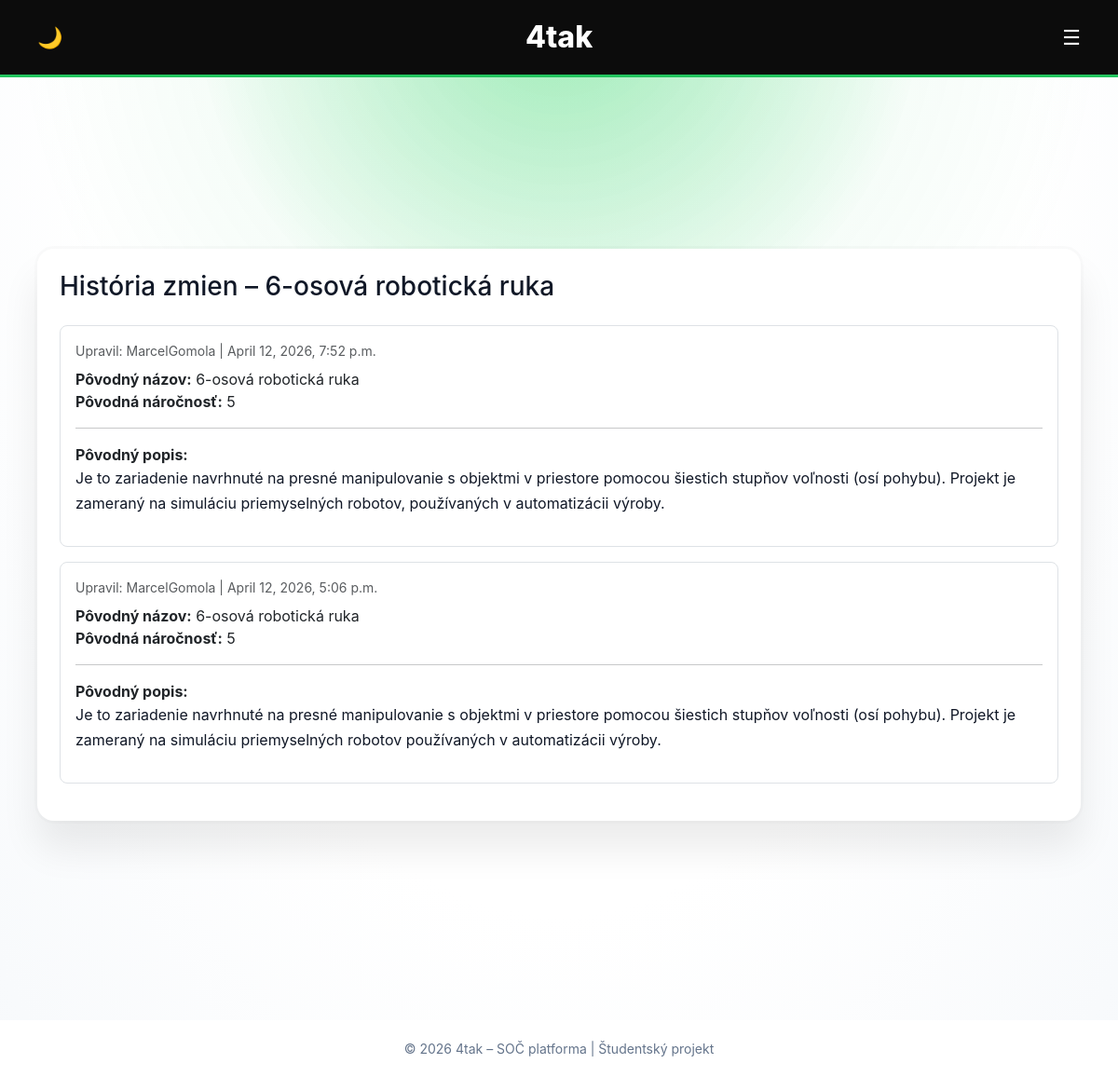
Page /projects/17/history/ (signed in) on the committed database.
### projects/models.py (models this page shows, shortened)
class Project(models.Model):
    PROJECT_TYPE_CHOICES = [
        ('web', 'Webová aplikácia'),
        ('physical', 'Fyzická práca'),
    ]
    DIFFICULTY_CHOICES = [
        (1, 'Veľmi ľahká'),
        (2, 'Ľahká'),
        (3, 'Stredná'),
        (4, 'Ťažká'),
        (5, 'Veľmi ťažká'),
    ]
    CLASS_CHOICES = [
        ('4AT', '4AT'),
        ('4AS', '4AS'),
        ('4AM', '4AM'),
        ('4AI', '4AI'),
        ('4BI', '4BI'),
        ('4CI', '4CI'),
        ('4AE', '4AE'),
        ('3AT', '3AT'),
        ('3AS', '3AS'),
        ('3AM', '3AM'),
        ('3AI', '3AI'),
        ('3BI', '3BI'),
        ('3CI', '3CI'),
        ('3AE', '3AE'),
    ]
    mentor = models.ForeignKey(
        User,
        on_delete=models.SET_NULL,
        null=True,
        blank=True,
        related_name='mentored_projects'
    )
    title = models.CharField(max_length=200)
    functionality = models.TextField()
    project_type = models.CharField(
        max_length=10,
        choices=PROJECT_TYPE_CHOICES
    )
    difficulty = models.IntegerField(
    choices=DIFFICULTY_CHOICES
    )
    school_class = models.CharField(
        max_length=3,
        choices=CLASS_CHOICES,
        blank=True,
        null=True
    )
    image = models.ImageField(
        upload_to='projects/images/',
        blank=True,
        null=True
    )
    documentation_pdf = models.FileField(
        upload_to='projects/pdfs/',
        blank=True,
        null=True
    )
    video_url = models.URLField(blank=True, null=True)
    author = models.ForeignKey(User, on_delete=models.CASCADE)
    created_at = models.DateTimeField(auto_now_add=True)
    approved = models.BooleanField(default=False)

class ProjectHistory(models.Model):
        project = models.ForeignKey(
            Project,
            on_delete=models.CASCADE,
            related_name="history"
        )
        edited_by = models.ForeignKey(
            User,
            on_delete=models.CASCADE
        )
        edited_at = models.DateTimeField(auto_now_add=True)
        old_title = models.CharField(max_length=200)
        old_functionality = models.TextField()
        old_school_class = models.CharField(max_length=3, blank=True, null=True)
        old_project_type = models.CharField(max_length=10)
        old_difficulty = models.IntegerField()

### projects/views.py (the view)
@login_required
def project_history(request, pk):
    project = get_object_or_404(Project, pk=pk)
    if request.user.profile.role not in ["teacher", "admin"]:
        return redirect("project_list")
    history = project.history.order_by("-edited_at")
    return render(request, "projects/project_history.html", {
        "project": project,
        "history": history,
    })

### projects/templates/projects/project_history.html
{% extends "projects/base.html" %}
{% block content %}
<div class="container py-4">
    <div class="card p-4">
        <h3 class="mb-4">História zmien – {{ project.title }}</h3>
        {% for item in history %}
            <div class="border rounded-3 p-3 mb-3">
                <div class="small text-muted mb-2">
                    Upravil: {{ item.edited_by.username }} |
                    {{ item.edited_at }}
                </div>
                <strong>Pôvodný názov:</strong> {{ item.old_title }} <br>
                <strong>Pôvodná náročnosť:</strong> {{ item.old_difficulty }} <br>
                <hr>
                <strong>Pôvodný popis:</strong>
                <p>{{ item.old_functionality }}</p>
            </div>
        {% empty %}
            <p>Žiadne zmeny zatiaľ neexistujú.</p>
        {% endfor %}
    </div>
</div>
{% endblock %}

### projects/templates/projects/base.html (style rules this page uses)
:root { --bg-main: #f1f5f9; --bg-card: #ffffff; --bg-soft: #c4c5c9; --header-bg: #0c0c0c; --text-main: #111827; --text-muted: #3e4349; --green: #22c55e; --green-dark: #15803d; --glow-color: rgba(0, 209, 66, 0.317); --bg-grad-1: #ffffff; --bg-grad-2: #ffffff; }
body { height: 100%; margin: 0; font-family: "Inter", Arial, Helvetica, sans-serif; color: var(--text-main); z-index: 10; background: radial-gradient( circle at top, var(--glow-color), transparent 30% ), radial-gradient( ellipse at top, var(--bg-grad-1) 0%, var(--bg-grad-2) 60%, var(--bg-main) 130% ); background-attachment: fixed; transition: background 0.4s ease, color 0.3s ease; }
body { color: var(--text-main); }
body { min-height: 100vh; display: flex; flex-direction: column; min-height: 100vh; }
p, span, li { color: var(--text-muted); }
h1, h2, h3, h4, h5 { color: var(--text-main); }
body::before { content: ""; position: fixed; inset: 0; pointer-events: none; z-index: -1; background: radial-gradient( circle at top, rgba(34, 197, 94, 0.12), transparent 45% ); }
* { transition: background-color 0.3s ease, color 0.2s ease, box-shadow 0.3s ease; }
.container { flex: 1; max-width: 1300px; margin: 80px auto; padding: 0 20px; z-index: 1; }
p { line-height: 1.7; }
.card { background-color: var(--bg-card); border-radius: 18px; z-index: 10; padding: 32px; border: none; box-shadow: 0 10px 30px rgba(0,0,0,0.08); margin-bottom: 30px; transition: all 0.25s ease; }
.card p, .card span, .card small { color: var(--text-main); }
body::before { content: ""; position: fixed; inset: 0; pointer-events: none; z-index: 0; background: radial-gradient( circle at top, rgba(34, 197, 94, 0.12), transparent 45% ); }
header, .container, footer { position: relative; z-index: 1; }
.card, .feature { box-shadow: 0 30px 40px rgba(0,0,0,0.08), 0 0 0 3px rgba(0,0,0,0.02); }

### rows in the picture
Project: title "6-osová robotická ruka"
ProjectHistory: edited_by.username "MarcelGomola", edited_at "April 12, 2026, 7:52 p.m.", old_title "6-osová robotická ruka", old_difficulty "5", old_functionality "Je to zariadenie navrhnuté na presné manipulovanie s objektmi v priestore pomocou šiestich stupňov voľnosti (osí pohybu). Projekt je zameraný na simuláciu priemyselných robotov, používaných v automatizácii výroby."
ProjectHistory: edited_by.username "MarcelGomola", edited_at "April 12, 2026, 5:06 p.m.", old_title "6-osová robotická ruka", old_difficulty "5", old_functionality "Je to zariadenie navrhnuté na presné manipulovanie s objektmi v priestore pomocou šiestich stupňov voľnosti (osí pohybu). Projekt je zameraný na simuláciu priemyselných robotov používaných v automatizácii výroby."
